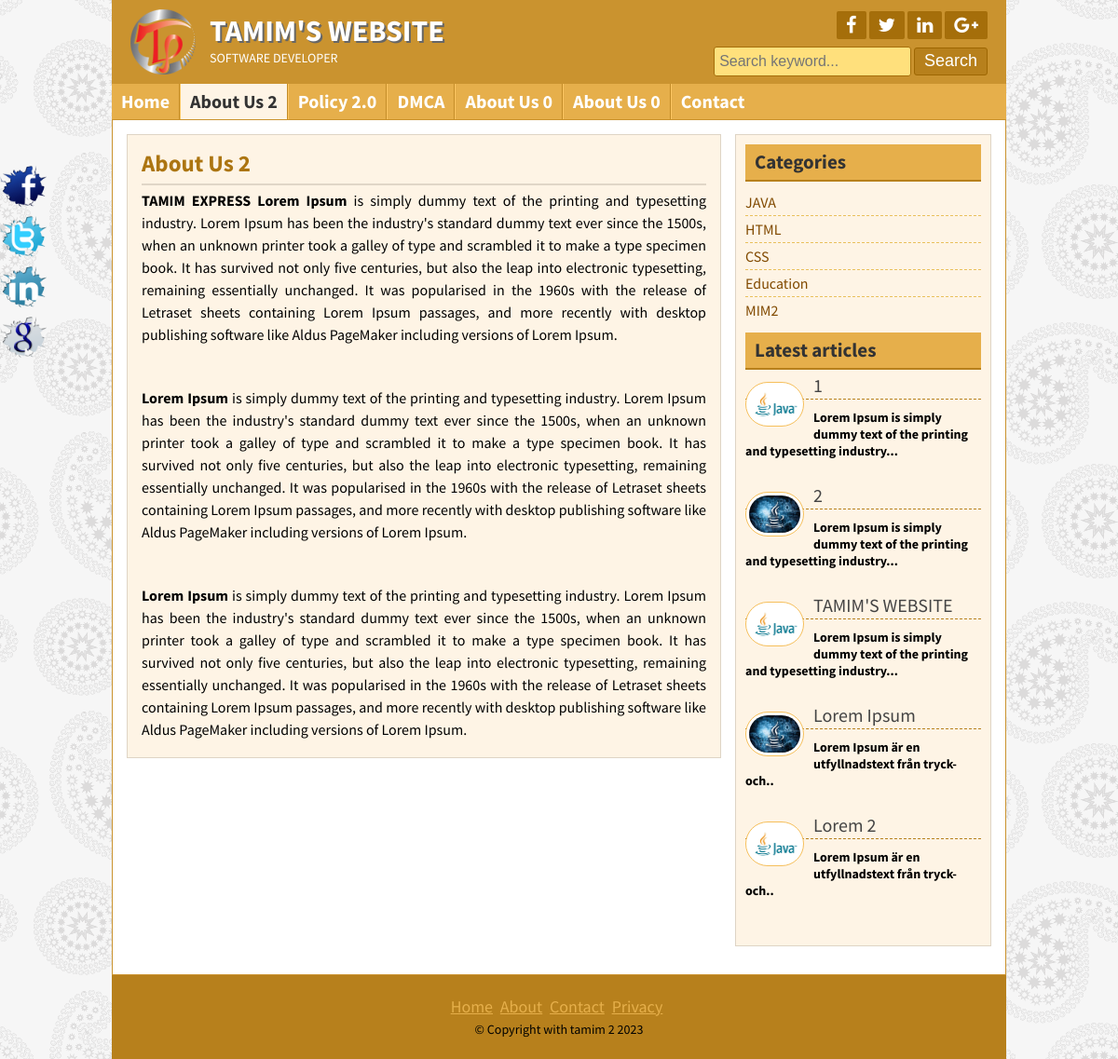
Page /page.php?pageid=1 on the committed database.
### tables this page shows
CREATE TABLE `title_slogan` (
  `id` int(11) NOT NULL,
  `title` varchar(255) NOT NULL,
  `slogan` varchar(255) NOT NULL,
  `logo` varchar(255) NOT NULL
);

CREATE TABLE `tbl_social` (
  `id` int(11) NOT NULL,
  `fb` varchar(255) NOT NULL,
  `tw` varchar(255) NOT NULL,
  `ln` varchar(255) NOT NULL,
  `gg` varchar(255) NOT NULL
);

CREATE TABLE `tbl_page` (
  `id` int(11) NOT NULL,
  `name` varchar(255) NOT NULL,
  `body` text NOT NULL
);

CREATE TABLE `tbl_category` (
  `id` int(11) NOT NULL,
  `name` varchar(50) NOT NULL
);

CREATE TABLE `tbl_post` (
  `id` int(11) NOT NULL,
  `cat` int(11) NOT NULL,
  `title` varchar(255) NOT NULL,
  `body` text NOT NULL,
  `image` varchar(255) NOT NULL,
  `author` varchar(50) NOT NULL,
  `tags` varchar(255) NOT NULL,
  `date` timestamp NOT NULL DEFAULT current_timestamp(),
  `userid` int(11) NOT NULL
);

CREATE TABLE `tbl_footer` (
  `id` int(11) NOT NULL,
  `note` varchar(255) NOT NULL
);

### lib/Database.php (called while the page is built, shortened)
<?php
Class Database{
	public $host   = DB_HOST;
	public $user   = DB_USER;
	public $pass   = DB_PASS;
	public $dbname = DB_NAME;
	public $link;
	private function connectDB(){
	$this->link = new mysqli($this->host, $this->user, $this->pass, $this->dbname);
 }
	public function select($query){
		$result = $this->link->query($query) or die($this->link->error.__LINE__);
		if($result->num_rows > 0){
			return $result;
		} else {
			return false;
		}
	}
}

### helpers/format.php (called while the page is built, shortened)
<?php
class Format{
public function textShort($text , $limit = 300)
{
	$text = $text." ";
	$text = substr($text, 0, $limit);
	$text = substr($text, 0, strrpos($text, ' '));
	$text = $text."..";
	return $text;
}
}
?>

### page.php (the view)
<?php include 'inc/header.php';?>
<?php
if (!isset($_GET['pageid']) || $_GET['pageid'] == NULL) {
    header('Location: 404.php');
}else{
    $id = $_GET['pageid'];
}
?>
	 <?php
                        $getquery = "SELECT * FROM tbl_page WHERE id = '$id'";
                        $pagedetails = $db->select($getquery);
                        if ($pagedetails) {
                            while ($result = $pagedetails->fetch_assoc()) {
                        ?>
	<div class="contentsection contemplete clear">
		<div class="maincontent clear">
			<div class="about">
				<h2><?php echo $result['name'];?></h2>
					<?php echo $result['body'];?>
	</div>
		</div>
	<?php } } else{ header('Location: 404.php'); } ?>
<?php include 'inc/sidebar.php';?>
<?php include 'inc/footer.php';?>

### inc/header.php (shortened to what this page needs)
<?php include 'lib/Database.php';?>
<?php include 'helpers/format.php';?>
<?php
$db = new Database();
$fm = new Format();
?>
<!DOCTYPE html>
<html>
<head>
	<link rel="stylesheet" href="font-awesome-4.5.0/css/font-awesome.css">
	<link rel="stylesheet" href="css/nivo-slider.css" type="text/css" media="screen" />
	<link rel="stylesheet" href="style.css">
</head>
<body>
	<div class="headersection templete clear">
		<a href="index.php">
			<div class="logo">
				<?php
$query = "SELECT * FROM title_slogan WHERE id = '1'";
$blog_title = $db->select($query);
if ($blog_title) {
    while ($result = $blog_title->fetch_assoc()) {
?>
				<img src="admin/<?php echo $result['logo'] ?>" alt="Logo"/>
				<h2><?php echo $result['title'] ?></h2>
				<p><?php echo $result['slogan'] ?></p>
			<?php } }?>
			</div>
		</a>
		<div class="social clear">
			<div class="icon clear">
			<?php
			$query = "SELECT * FROM tbl_social WHERE id = '1'";
			$social_title = $db->select($query);
			if ($social_title) {
			    while ($result = $social_title->fetch_assoc()) {
			?>
				<a href="<?php echo $result['fb'];?>" target="_blank"><i class="fa fa-facebook"></i></a>
				<a href="<?php echo $result['tw'];?>" target="_blank"><i class="fa fa-twitter"></i></a>
				<a href="<?php echo $result['ln'];?>" target="_blank"><i class="fa fa-linkedin"></i></a>
				<a href="<?php echo $result['gg'];?>" target="_blank"><i class="fa fa-google-plus"></i></a>
				 <?php } } ?>
			</div>
			<div class="searchbtn clear">
			<form action="search.php" method="get">
				<input type="text" name="search" placeholder="Search keyword..."/>
				<input type="submit" name="submit" value="Search"/>
			</form>
			</div>
		</div>
	</div>
<div class="navsection templete">
	<?php
	$path = $_SERVER['SCRIPT_FILENAME'];
	$currentpage = basename($path, '.php');
	?>
	<ul>
		<li><a
			<?php if ($currentpage == 'index') { echo "id=active";}?>
		 href="index.php">Home</a></li>
						<?php
                        $query = "SELECT * FROM tbl_page";
                        $pages = $db->select($query);
                        if ($pages) {
                            while ($result = $pages->fetch_assoc()) {
                        ?>
                        <li><a
                        	<?php
                        	if (isset($_GET['pageid']) && $_GET['pageid'] ==$result['id']) {
                        		echo "id=active";
                        	}
                        	?>
                        	href="page.php?pageid=<?php echo $result['id'];?>"><?php echo $result['name'];?></a></li>
                            <?php } } ?>
		<li><a <?php if ($currentpage == 'contact') { echo "id=active";}?> href="contact.php">Contact</a></li>
	</ul>
</div>

### inc/sidebar.php
<div class="sidebar clear">
	<div class="samesidebar clear">
		<h2>Categories</h2>
			<ul>
				<?php
				$query = "SELECT * FROM tbl_category";
				$category = $db->select($query);
					if ($category) {
						while ($result = $category->fetch_assoc()) {
				?>
				<li><a href="posts.php?category=<?php echo $result['id']; ?>"><?php echo $result['name'];?></a></li>
			<?php } }else{?>
				<li>No CATEGORY CREATED</li>
			<?php } ?></ul>
	</div>
	<div class="samesidebar clear">
		<h2>Latest articles</h2>
           <?php
				$query = "SELECT * FROM tbl_post LIMIT 5";
				$post = $db->select($query);
					if ($post) {
						while ($result = $post->fetch_assoc()) { ?>
		<div class="popular clear">
			<h3>
				<a href="post.php?id=<?php echo $result['id']; ?>"> <?php echo $result['title']; ?>
				<img src="admin/<?php echo $result['image']; ?>" alt="post image"/>
				</a>
			</h3>
			<h4><?php echo $fm->textShort($result['body'],100); ?></h4>
		</div>
		 <?php  } } else{ echo "No CATEGORY CREATED"; } ?>
	 </div>
</div>

### inc/footer.php (shortened to what this page needs)
</div>
	<div class="footersection templete clear">
	  <div class="footermenu clear">
		<ul>
			<li><a href="#">Home</a></li>
			<li><a href="#">About</a></li>
			<li><a href="#">Contact</a></li>
			<li><a href="#">Privacy</a></li>
		</ul>
	  </div>
	   <?php
$query = "SELECT * FROM tbl_footer WHERE id = '1'";
$copyright = $db->select($query);
if ($copyright) {
    while ($result = $copyright->fetch_assoc()) {
?>
	  <p>&copy; <?php echo $result['note'];?> <?php echo date('Y'); ?></p>
	    <?php } }?>
	</div>
	<div class="fixedicon clear">
		<a href="http://www.facebook.com"><img src="images/fb.png" alt="Facebook"/></a>
		<a href="http://www.twitter.com"><img src="images/tw.png" alt="Twitter"/></a>
		<a href="http://www.linkedin.com"><img src="images/in.png" alt="LinkedIn"/></a>
		<a href="http://www.google.com"><img src="images/gl.png" alt="GooglePlus"/></a>
	</div>
</body>
</html>

### style.css (style rules this page uses)
* { margin:0;padding:0;outline:0 }
body { font-family: 'Source Sans Pro', sans-serif;font-size:14px;line-height:18px;color:#000;background:url(images/bg.png)repeat fixed 0 0 #fff; }
.templete { width:960px;margin:0 auto; }
.contemplete { margin: 0 auto; width: 928px; }
.clear { overflow:hidden; }
input[type="text"], input[type="email"] { border: 1px solid #cfc5b6; border-radius: 3px; margin-bottom: 5px; padding: 5px; width: 300px; }
input[type="submit"] { background: #b7801c none repeat scroll 0 0; border: 1px solid #e6af4b; color: #fff; cursor: pointer; font-size: 20px; padding: 1px 10px; }
.headersection { background: #ca932f none repeat scroll 0 0; color: #fff; }
.logo { float: left; width: 580px; }
.logo img { float: left; margin-right: 15px; padding-bottom: 10px; padding-left: 20px; padding-top: 10px; width: 70px; }
.logo h2 { color: #fff; font-size: 32px; margin-bottom: 11px; margin-top: 24px; text-shadow: 2px 2px 0 #666; }
.logo p { color:#fff; }
.social { float: right; margin-right: 20px; margin-top: 12px; text-align: right; width: 360px; }
.icon { float: right; }
.icon a { background: #a56e0a none repeat scroll 0 0; border-radius: 2px; color: #fff; display: block; float: left; font-size: 20px; margin-left: 3px; padding: 5px 10px; }
.searchbtn { float: right; margin-top: 8px; }
.searchbtn input[type="text"] { border: 1px solid #A56E0A; width: 200px; background: #FFE07C; font-size: 16px; height: 20px; }
.searchbtn input[type="submit"] { border: 1px solid #9d6602; border-radius: 3px; font-size: 18px; height: 30px; padding-left: 10px; padding-right: 10px; padding-top: 0; cursor: pointer; }
.navsection { background: none repeat scroll 0 0 #e6af4b; min-height: 38px; }
.navsection ul { margin:0;padding:0;list-style:none; }
.navsection ul li { border-left: 1px solid #fdc662; border-right: 1px solid #c18a26; display: block; float: left; position:relative; }
.navsection ul li:first-child { border-left: 0px solid #fdc662; }
.navsection ul li:last-child { border-right: 0px solid #c18a26; }
.navsection ul li a { color: #fff; display: block; font-size: 20px; font-weight: bold; padding: 10px; text-decoration: none; }
.navsection ul li a:hover, #active { background:#FEF4E5;color:#333; }
.contentsection { background: #ffffff none repeat scroll 0 0; border: 1px solid #ca932f; padding: 15px; }
.maincontent { background: #fef4e5 none repeat scroll 0 0; border: 1px solid #ded4c5; float: left; margin: 0 15px 15px 0; padding: 8px 15px; width: 606px; }
.about { font-size: 16px; line-height: 24px; text-align: justify; }
.about p { font-size: 16px; line-height: 24px; margin-bottom: 10px; text-align: justify; }
.samepost h2, .about h2 { border-bottom: 2px solid #e0d6c7; color: #ac7511; font-size: 25px; margin-bottom: 4px; padding: 10px 10px 10px 0; }
.sidebar { background: #fef4e5 none repeat scroll 0 0; border: 1px solid #ded4c5; float: right; margin-bottom: 15px; margin-top: 0; padding: 10px; width: 253px; }
.samesidebar { margin-bottom: 10px; }
.samesidebar h2 { background: #e6af4b none repeat scroll 0 0; border-bottom: 2px solid #b7801c; color: #333; margin-bottom: 8px; padding: 10px; }
.samesidebar ul { padding:0;margin:0;list-style:none; }
.samesidebar ul li { border-bottom: 1px dashed #e9c05c; font-size: 16px; padding: 5px 8px 5px 0; }
.samesidebar ul li:last-child { border-bottom: 0px dashed #e9c05c; }
.samesidebar ul li a { color: #814a00; text-decoration: none; }
.samesidebar p { margin-bottom: 10px; }
.popular { margin-bottom: 20px; }
.popular h3 { border-bottom: 1px dashed #b7801c; font-size: 20px; font-weight: normal; margin-bottom: 10px; padding-bottom: 5px; }
.popular h3 a { text-decoration:none;color:#444 }
.popular img { background: #fff none repeat scroll 0 0; border: 1px solid #f6bf5b; border-radius: 30px; float: left; height: 40px; margin-right: 10px; margin-top: 5px; padding: 3px; width: 55px; }
.footersection { height:90px;background:#B7801C;text-align:center }
.footermenu { margin-top: 25px; margin-bottom: 5px; }
.footermenu ul { padding:0;margin:0;list-style:none;text-align:center; }
.footermenu ul li { display:inline-block; }
.footermenu ul li a { color: #E6AF4B; font-size: 18px; margin-right: 5px; }
.fixedicon { left: 0; position: fixed; top: 175px; width: 60px; }
.fixedicon img { width: 50px; }

### rows in the picture
title_slogan: logo (picture), title "TAMIM'S WEBSITE", slogan "SOFTWARE DEVELOPER"
tbl_page: name "About Us 2", body "TAMIM EXPRESS Lorem Ipsum is simply dummy text of the printing and typesetting industry. Lorem Ipsum has been the industry's standard dummy text ever since the 1500s, when an unknown printer took a galley of type and scrambled it to make a type specimen book. It has survived not only five centuries, but also the leap into electronic typesetting, remaining essentially unchanged. It was popularised in the 1960s with the release of Letraset sheets containing Lorem Ipsum passages, and more recently with desktop publishing software like Aldus PageMaker including versions of Lorem Ipsum. Lorem Ipsum is simply dummy text of the printing and typesetting industry. Lorem Ipsum has been the industry's…"
tbl_page: name "Policy 2.0"
tbl_page: name "DMCA"
tbl_page: name "About Us 0"
tbl_page: name "About Us 0"
tbl_category: name "JAVA"
tbl_category: name "HTML"
tbl_category: name "CSS"
tbl_category: name "Education"
tbl_category: name "MIM2"
tbl_post: title "1", image (picture), body "Lorem Ipsum is simply dummy text of the printing and typesetting industry..."
tbl_post: title "2", image (picture), body "Lorem Ipsum is simply dummy text of the printing and typesetting industry..."
tbl_post: title "TAMIM'S WEBSITE", image (picture), body "Lorem Ipsum is simply dummy text of the printing and typesetting industry..."
tbl_post: title "Lorem Ipsum", image (picture), body "Lorem Ipsum är en utfyllnadstext från tryck- och.."
tbl_post: title "Lorem 2", image (picture), body "Lorem Ipsum är en utfyllnadstext från tryck- och.."
tbl_footer: note "Copyright with tamim 2"
